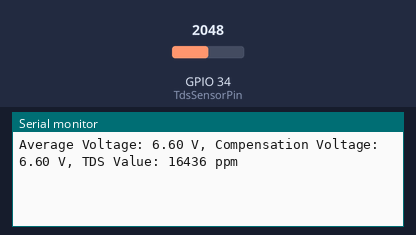
This sketch was run on a simulated ESP32. Shown: the last lines printed to the serial monitor. Inputs (shaded band) come from the test bench; at power-on: GPIO 34 (TdsSensorPin) = 2048.

Above: at 1.2 s.
1.3 s: GPIO 34 (TdsSensorPin) set to 2866
At 2.3 s:
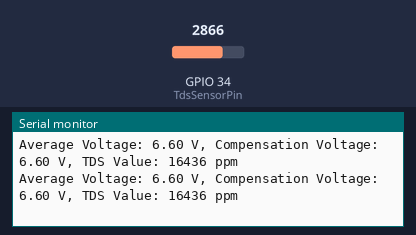
2.8 s: GPIO 34 (TdsSensorPin) set to 3603
At 3.6 s:
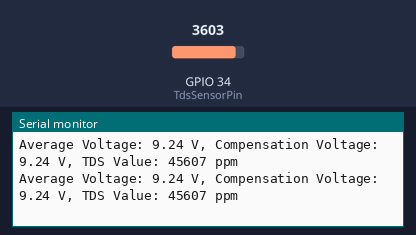
Timing chart, 0 to 5.8 s (numbered marks = the images above; inputs shaded):
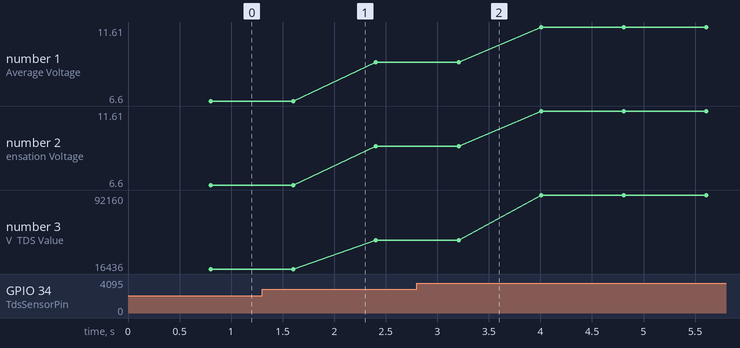

Measured:
- plotted number 1: 6.6 → 9.24 after the input at 1.3 s, 9.24 → 11.61 after the input at 2.8 s
- plotted number 2: 6.6 → 9.24 after the input at 1.3 s, 9.24 → 11.61 after the input at 2.8 s
- plotted number 3: 16436 → 45607 after the input at 1.3 s, 45607 → 92160 after the input at 2.8 s

The sketch:

TDS_Sensor.ino
```cpp
#define TdsSensorPin 34
#define VREF 3.3 // analog reference voltage(Volt) of the ADC
#define SCOUNT 30 // sum of sample points

int analogBuffer[SCOUNT]; // store the analog value in the array, read from ADC
int analogBufferTemp[SCOUNT];
int analogBufferIndex = 0, copyIndex = 0;
float averageVoltage = 0, tdsValue = 0, temperature = 25;

void setup() {
    Serial.begin(115200);
    pinMode(TdsSensorPin, INPUT);
}

void loop() {
    static unsigned long analogSampleTimepoint = millis();
    if (millis() - analogSampleTimepoint > 40U) { // every 40 milliseconds, read the analog value from the ADC
        analogSampleTimepoint = millis();
        analogBuffer[analogBufferIndex] = analogRead(TdsSensorPin); // read the analog value and store into the buffer
        analogBufferIndex++;
        if (analogBufferIndex == SCOUNT) {
            analogBufferIndex = 0;
        }
    }

    static unsigned long printTimepoint = millis();
    if (millis() - printTimepoint > 800U) {
        printTimepoint = millis();
        for (copyIndex = 0; copyIndex < SCOUNT; copyIndex++) {
            analogBufferTemp[copyIndex] = analogBuffer[copyIndex];
        }
        averageVoltage = getMedianNum(analogBufferTemp, SCOUNT) * (float)VREF / 1024.0; // read the analog value more stable by the median filtering algorithm, and convert to voltage value
        float compensationCoefficient = 1.0 + 0.02 * (temperature - 25.0); // temperature compensation formula
        float compensationVoltage = averageVoltage / compensationCoefficient; // temperature compensation
        tdsValue = (133.42 * compensationVoltage * compensationVoltage * compensationVoltage
                    - 255.86 * compensationVoltage * compensationVoltage
                    + 857.39 * compensationVoltage) * 0.5; // convert voltage value to tds value

        // Debug prints
        Serial.print("Average Voltage: ");
        Serial.print(averageVoltage, 2);
        Serial.print(" V, Compensation Voltage: ");
        Serial.print(compensationVoltage, 2);
        Serial.print(" V, TDS Value: ");
        Serial.print(tdsValue, 0);
        Serial.println(" ppm");
    }
}

int getMedianNum(int bArray[], int iFilterLen) {
    int bTab[iFilterLen];
    for (byte i = 0; i < iFilterLen; i++) {
        bTab[i] = bArray[i];
    }
    int i, j, bTemp;
    for (j = 0; j < iFilterLen - 1; j++) {
        for (i = 0; i < iFilterLen - j - 1; i++) {
            if (bTab[i] > bTab[i + 1]) {
                bTemp = bTab[i];
                bTab[i] = bTab[i + 1];
                bTab[i + 1] = bTemp;
            }
        }
    }
    if ((iFilterLen & 1) > 0) {
        bTemp = bTab[(iFilterLen - 1) / 2];
    } else {
        bTemp = (bTab[iFilterLen / 2] + bTab[iFilterLen / 2 - 1]) / 2;
    }
    return bTemp;
}
```
